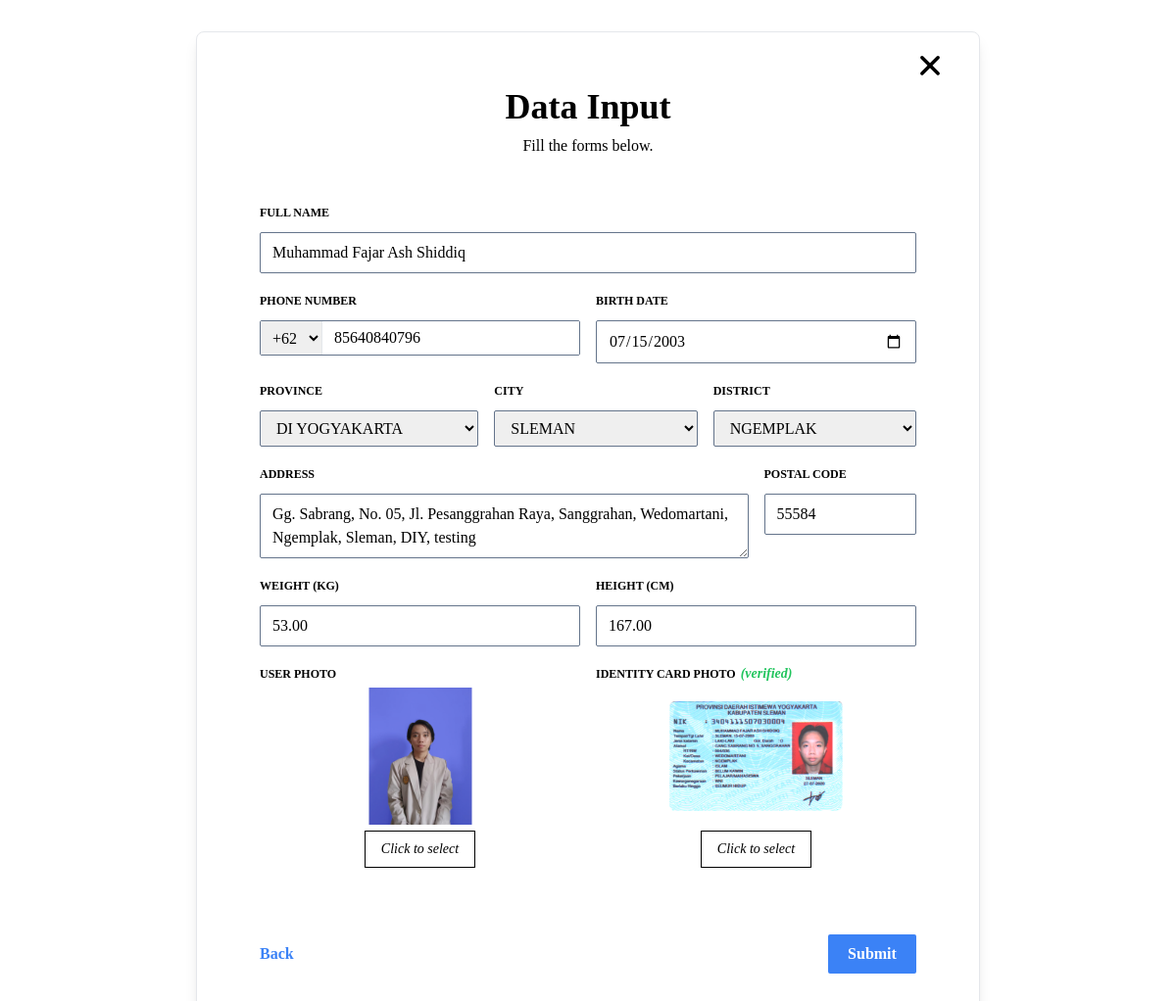
/userprofile/editdata.php (signed in), run on the app's committed database.
### tables this page shows
CREATE TABLE `user_detail` (
  `user_detail_id` int(11) NOT NULL,
  `user_id` int(11) DEFAULT NULL,
  `user_full_name` varchar(50) DEFAULT NULL,
  `user_phone_number` varchar(20) DEFAULT NULL,
  `user_birth_date` date DEFAULT NULL,
  `user_province` varchar(50) DEFAULT NULL,
  `user_city` varchar(50) NOT NULL,
  `user_district` varchar(50) DEFAULT NULL,
  `user_postal_code` char(10) DEFAULT NULL,
  `user_address` text DEFAULT NULL,
  `user_weight` decimal(5,2) DEFAULT NULL,
  `user_height` decimal(5,2) DEFAULT NULL,
  `user_photo` varchar(255) DEFAULT NULL,
  `user_identity_card` varchar(255) DEFAULT NULL,
  `user_identity_status` enum('unverified','verified','rejected') NOT NULL
);

CREATE TABLE `provinces` (
  `prov_id` int(11) NOT NULL,
  `prov_name` varchar(255) DEFAULT NULL
);

CREATE TABLE `cities` (
  `city_id` int(11) NOT NULL,
  `city_name` varchar(255) DEFAULT NULL,
  `prov_id` int(11) DEFAULT NULL
);

CREATE TABLE `districts` (
  `dis_id` int(11) NOT NULL,
  `dis_name` varchar(255) DEFAULT NULL,
  `city_id` int(11) DEFAULT NULL
);

### src/userprofile/editdata.php (the view, shortened to what this page needs)
<?php
include '../connection.php';
$user_id = $_SESSION['user']['user_id'];
if ($_SESSION['user']['user_status'] == 'complete') {
    $get_user = $conn->query("SELECT * FROM user_detail WHERE user_id = '$user_id';");
    if ($get_user->num_rows > 0) {
        $row = $get_user->fetch_assoc();
        $old_fullPhoneNumber = $row['user_phone_number'];
        $old_prefix = substr($old_fullPhoneNumber, 0, 3);
        $old_number = substr($old_fullPhoneNumber, 3);
        $old_province_id = $row['user_province'];
        $old_city_id = $row['user_city'];
        $old_district_id = $row['user_district'];
        $get_province = $conn->query("SELECT prov_id, prov_name FROM provinces WHERE prov_id='$old_province_id'");
        $prov_row = $get_province->fetch_assoc();
        $get_city = $conn->query("SELECT city_id, city_name FROM cities WHERE city_id='$old_city_id'");
        $city_row = $get_city->fetch_assoc();
        $get_district = $conn->query("SELECT dis_id, dis_name FROM districts WHERE dis_id='$old_district_id'");
        $district_row = $get_district->fetch_assoc();
    } else {
        echo 'user detail not found!';
    }
}
?>
<!DOCTYPE html>
<html lang="en">
<head>
    <link rel="stylesheet" href="../../dist/output.css">
    <script src="https://cdn.tailwindcss.com"></script>
</head>
<body>
    <div class="w-full flex justify-center items-center px-4">
        <div class="border flex flex-col justify-center items-center mt-[2rem] max-w-[50rem] py-12 px-16 rounded-lg shadow-lg relative mb-12 bg-white">
            <a href="../index.php" class="absolute right-10 top-6 cursor-pointer">
                <img src="../../assets/x_symbol.svg" width="20" alt="">
            </a>
            <h3 class="text-4xl font-semibold my-2">Data Input</h3>
            <p class="mb-12">Fill the forms below.</p>
            <form method='POST' enctype="multipart/form-data" class="w-full">
                <div class="mb-5 flex flex-col">
                    <label for="fullname" class="mb-3 uppercase text-xs font-bold">Full Name</label>
                    <input type="text" name="fullname" id="fullname" autocomplete="off" class="border border-slate-500 rounded-sm px-3 py-2" value="<?php if ($_SESSION['user']['user_status'] == 'complete') {
                                                                                                                                                        echo $row['user_full_name'];
                                                                                                                                                    } ?>" required>
                </div>
                <div class="flex md:flex-row flex-col gap-4">
                    <div class="mb-5 flex flex-col md:w-1/2 w-full">
                        <label for="phone" class="mb-3 uppercase text-xs font-bold">Phone Number</label>
                        <div class="border border-slate-500 rounded-sm flex">
                            <select name="phoneprefix" id="phoneprefix" class="border-r px-2" required>
                                <option value="+62">
                                    <?php if ($_SESSION['user']['user_status'] == 'complete') {
                                        echo $old_prefix;
                                    } else {
                                        echo '+62';
                                    } ?>
                                </option>
                            </select>
                            <input type="tel" name="phone" id="phone" autocomplete="off" class="w-full px-3 py-2 h-full" required value="<?php if ($_SESSION['user']['user_status'] == 'complete') {
                                                                                                                                                echo $old_number;
                                                                                                                                            } ?>">
                        </div>
                    </div>
                    <div class="mb-5 flex flex-col md:w-1/2 w-full">
                        <label for="birthdate" class="mb-3 uppercase text-xs font-bold">Birth Date</label>
                        <input type="date" name="birthdate" id="birthdate" autocomplete="off" class="border border-slate-500 rounded-sm px-3 py-2" required value="<?php if ($_SESSION['user']['user_status'] == 'complete') {
                                                                                                                                                                        echo $row['user_birth_date'];
                                                                                                                                                                    } ?>">
                    </div>
                </div>
                <div class="flex gap-4 md:flex-row flex-col">
                    <div class="mb-5 flex flex-col md:w-1/3 w-full">
                        <label for="province" class="mb-3 uppercase text-xs font-bold">Province</label>
                        <select name="province" id="province" class=" border border-slate-500 rounded-sm px-3 py-2">
                            <option value="">
                                <?php if ($_SESSION['user']['user_status'] == 'complete') {
                                    echo $prov_row['prov_name'];
                                } else {
                                    echo 'Select Province';
                                } ?>
                            </option>
                        </select>
                    </div>
                    <div class="mb-5 flex flex-col md:w-1/3 w-full">
                        <label for="city" class="mb-3 uppercase text-xs font-bold">City</label>
                        <select name="city" id="city" class="border border-slate-500 rounded-sm px-3 py-2">
                            <option value="">
                                <?php if ($_SESSION['user']['user_status'] == 'complete') {
                                    echo $city_row['city_name'];
                                } else {
                                    echo 'Select City';
                                } ?>
                            </option>
                        </select>
                    </div>
                    <div class="mb-5 flex flex-col md:w-1/3 w-full">
                        <label for="district" class="mb-3 uppercase text-xs font-bold">District</label>
                        <select name="district" id="district" class="border border-slate-500 rounded-sm px-3 py-2">
                            <option value="">
                                <?php if ($_SESSION['user']['user_status'] == 'complete') {
                                    echo $district_row['dis_name'];
                                } else {
                                    echo 'Select District';
                                } ?>
                            </option>
                        </select>
                    </div>
                </div>
                <div class="grid grid-cols-none md:grid-cols-4 gap-4">
                    <div class="mb-5 flex flex-col col-span-4 md:col-span-3">
                        <label for="address" class="mb-3 uppercase text-xs font-bold">Address</label>
                        <textarea name="address" id="address" class="border border-slate-500 rounded-sm px-3 py-2" required><?php if ($_SESSION['user']['user_status'] == 'complete') {
                                                                                                                                echo $row['user_address'];
                                                                                                                            } ?></textarea>
                    </div>
                    <div class="mb-5 flex flex-col col-span-4 md:col-span-1 w-auto">
                        <label for="postalcode" class="mb-3 uppercase text-xs font-bold">Postal Code</label>
                        <input type="number" name="postalcode" id="postalcode" autocomplete="off" class="border border-slate-500 rounded-sm px-3 py-2" required value="<?php if ($_SESSION['user']['user_status'] == 'complete') {
                                                                                                                                                                            echo $row['user_postal_code'];
                                                                                                                                                                        } ?>">
                    </div>
                </div>
                <div class="flex gap-4 md:flex-row flex-col">
                    <div class="mb-5 flex flex-col md:w-1/2 w-full">
                        <label for="weight" class="mb-3 uppercase text-xs font-bold">Weight (kg)</label>
                        <input type="number" name="weight" id="weight" autocomplete="off" class="border border-slate-500 rounded-sm px-3 py-2" required value="<?php if ($_SESSION['user']['user_status'] == 'complete') {
                                                                                                                                                                    echo $row['user_weight'];
                                                                                                                                                                } ?>">
                    </div>
                    <div class="mb-5 flex flex-col md:w-1/2 w-full">
                        <label for="height" class="mb-3 uppercase text-xs font-bold">Height (cm)</label>
                        <input type="number" name="height" id="height" autocomplete="off" class="border border-slate-500 rounded-sm px-3 py-2" required value="<?php if ($_SESSION['user']['user_status'] == 'complete') {
                                                                                                                                                                    echo $row['user_height'];
                                                                                                                                                                } ?>">
                    </div>
                </div>
                <div class="flex gap-4 mb-12 md:flex-row flex-col">
                    <div class="mb-5 flex flex-col md:w-1/2 w-full">
                        <label for="photo" class="mb-5 uppercase text-xs font-bold">User Photo</label>
                        <div class="flex flex-col items-center">
                            <?php if ($_SESSION['user']['user_status'] == 'complete') : ?>
                                <img src="../../assets/img/userdata/<?php echo $row['user_photo']; ?>?timestamp=<?php echo time(); ?>" class="h-28 mb-5 cursor-pointer scale-125" id='prev' alt="user_profile" onclick="handleClickPhoto()">
                            <?php else : ?>
                                <img src="" class="max-h-28 mb-5 cursor-pointer" id='prev' onclick="handleClickPhoto()">
                            <?php endif; ?>
                            <label for="photo" class="border border-black px-4 py-2 text-sm hover:bg-slate-200 italic cursor-pointer">
                                Click to select
                            </label>
                        </div>
                    </div>
                    <div class="mb-5 flex flex-col md:w-1/2 w-full relative">
                        <label for="identitycard" class="mb-5 uppercase text-xs font-bold">Identity Card Photo</label>
                        <?php if ($_SESSION['user']['user_status'] == 'complete') : ?>
                            <?php if ($row['user_identity_status'] == 'verified') : ?>
                                <span class="text-green-500 font-bold absolute -top-[2px] text-sm right-[40%] md:right-[50%] translate-x-[70%] italic">(verified)</span>
                            <?php elseif ($row['user_identity_status'] == 'unverified') : ?>
                                <span class="text-red-500 font-bold absolute -top-[2px] text-sm right-[40%] md:right-[50%] translate-x-[70%] italic">(unverified)</span>
                            <?php else : ?>
                                <span class="text-red-500 font-bold absolute -top-[2px] text-sm right-[40%] md:right-[50%] translate-x-[70%] italic">(rejected)</span>
                            <?php endif; ?>
                        <?php endif; ?>
                        <div class="flex flex-col items-center">
                            <?php if ($_SESSION['user']['user_status'] == 'complete') : ?>
                                <img src="../../assets/img/userdata/<?php echo $row['user_identity_card']; ?>?timestamp=<?php echo time(); ?>" class="h-28 mb-5 cursor-pointer" id='prev1' alt="identity_card" onclick="handleClickIdentity()">
                            <?php else : ?>
                                <img src="" class="max-h-28 mb-5 cursor-pointer" id='prev1' onclick="handleClickIdentity()">
                            <?php endif; ?>
                            <label for="identitycard" class="border border-black px-4 py-2 text-sm hover:bg-slate-200 italic cursor-pointer">
                                Click to select
                            </label>
                        </div>
                    </div>
                </div>
                <div class=" flex justify-between items-center">
                    <a href='./' class="text-blue-500 font-semibold cursor-pointer hover:text-blue-400">
                        Back
                    </a>
                    <button class="bg-blue-500 text-white font-semibold w-[90px] py-2 rounded-sm hover:bg-blue-400" name="submit">
                        Submit
                    </button>
                </div>
            </form>
        </div>
    </div>
</body>
</html>

### data on the page
user_detail: fullname "Muhammad Fajar Ash Shiddiq", phoneprefix "+62", phone "85640840796", birthdate "07/15/2003", address "Gg. Sabrang, No. 05, Jl. Pesanggrahan Raya, Sanggrahan, Wedomartani, Ngemplak, Sleman, DIY, testing", postalcode "55584", weight "53.00", height "167.00", user_photo (picture), user_identity_card (picture)
provinces: province "DI YOGYAKARTA"
cities: city "SLEMAN"
districts: district "NGEMPLAK"
